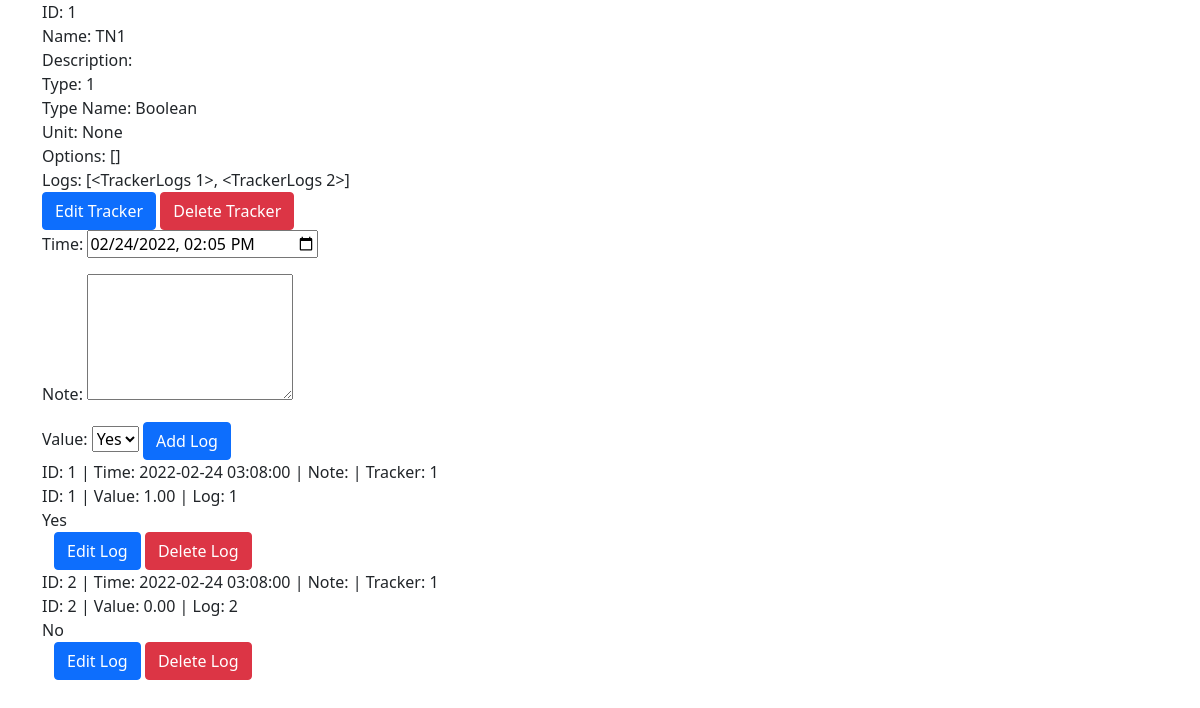
The app's page /trackers/view?id=1 (signed in) with its own data.
### models/models.py (models this page shows)
class TrackerModel(db.Model):
    __tablename__ = "trackers"
    t_id = db.Column(db.Integer(), primary_key=True)
    t_name = db.Column(db.String(64), nullable=False)
    t_desc = db.Column(db.String(256))
    t_type = db.Column(db.Integer(), db.ForeignKey("tracker_types.tt_id", ondelete="CASCADE"), nullable=False)
    t_user = db.Column(db.Integer(), db.ForeignKey("users.id", ondelete="CASCADE"), nullable=False)
    t_type_name = db.relationship("TrackerTypes", uselist=False)
    t_unit = db.relationship("TrackerUnit", cascade="all, delete", uselist=False)
    t_options = db.relationship("TrackerOptions", cascade="all, delete")
    t_logs = db.relationship("TrackerLogs", cascade="all, delete")

class TrackerTypes(db.Model):
    __tablename__ = "tracker_types"
    tt_id = db.Column(db.Integer(), primary_key=True, autoincrement=True)
    tt_name = db.Column(db.String(64), unique=True, nullable=False)

class TrackerLogs(db.Model):
    __tablename__ = "tracker_logs"
    tl_id = db.Column(db.Integer(), primary_key=True, autoincrement=True)
    tl_time = db.Column(db.DateTime(), nullable=False)
    tl_note = db.Column(db.String(256))
    tl_tracker = db.Column(db.Integer(), db.ForeignKey("trackers.t_id", ondelete="CASCADE"), nullable=False)
    tl_vals = db.relationship("TrackerValues", cascade="all, delete")

class TrackerValues(db.Model):
    __tablename__ = "tracker_vals"
    tv_id = db.Column(db.Integer(), primary_key=True, autoincrement=True)
    tv_val = db.Column(db.Numeric(10, 2), nullable=False)
    tv_log = db.Column(db.Integer(), db.ForeignKey("tracker_logs.tl_id", ondelete="CASCADE"), nullable=False)

### views/views.py (the view, shortened to what this page needs)
@app.route("/trackers/view", methods=["GET", "POST"])
@login_required
def trackers_view():
    t_id = request.args.get("id", "")
    if not (t_id.isdigit()):
        flash("Invalid Tracker", "danger")
        return redirect("/trackers")
    t_id = int(t_id)
    tracker = TrackerModel.query.filter(TrackerModel.t_id == t_id, TrackerModel.t_user == current_user.id).first()
    if not tracker:
        flash("Invalid Tracker", "danger")
        return redirect("/trackers")
    options = {x.to_id: x.to_name for x in tracker.t_options}
    return render_template("trackers/view.html", user=current_user, tracker=tracker, options=options)

### auth/auth.py (called while the page is built)
@login.user_loader
def load_user(id):
    return UserModel.query.get(int(id))

### templates/trackers/view.html (shortened to what this page needs)
<!DOCTYPE html>
<html lang="en">
    <head>
        <link rel="stylesheet" href="{{ url_for('static', filename='css/bootstrap.min.css')}}">
        <link rel="stylesheet" href="{{ url_for('static', filename='css/fontawesome.all.min.css')}}">
        <link rel="stylesheet" href="{{ url_for('static', filename='css/card.css')}}">
    </head>
    <body>
        <div class="container">
            <div>ID: {{ tracker.t_id }}</div>
            <div>Name: {{ tracker.t_name }}</div>
            <div>Description: {{ tracker.t_desc }}</div>
            <div>Type: {{ tracker.t_type }}</div>
            <div>Type Name: {{ tracker.t_type_name.tt_name }}</div>
            <div>Unit: {{ tracker.t_unit }}</div>
            <div>Options: {{ tracker.t_options }}</div>
            <div>Logs: {{ tracker.t_logs }}</div>
        </div>
        <div class="container">
            <a href="/trackers/edit?id={{ tracker.t_id }}" class="btn btn-primary">Edit Tracker</a>
            <form action="" method="POST" style="display: inline;">
                <button type="submit" class="btn btn-danger">Delete Tracker</button>
            </form>
        </div>
        <div class="container">
            <form action="" method="POST">
                <p>
                    <label for="tl_time">Time:</label>
                    <input type="datetime-local" id="tl_time" name="tl_time" required>
                </p>
                <p>
                    <label for="tl_note">Note:</label>
                    <textarea rows="5" id="tl_note" name="tl_note" maxlength="256"></textarea>
                </p>
                {% if tracker.t_type_name.tt_name == "Boolean" %}
                <label for="tl_val">Value:</label>
                <select id="tl_val" name="tl_val" required>
                    <option value="1" selected>Yes</option>
                </select>
                {% elif tracker.t_type_name.tt_name == "Integer" %}
                <label for="tl_val">Value:</label>
                <input type="number" step="1" id="tl_val" name="tl_val" required>{{ tracker.t_unit.tu_name }}
                {% elif tracker.t_type_name.tt_name == "Decimal" %}
                <label for="tl_val">Value:</label>
                <input type="number" step="0.01" id="tl_val" name="tl_val" required>{{ tracker.t_unit.tu_name }}
                {% elif tracker.t_type_name.tt_name == "Multi Select" %}
                {% for option in tracker.t_options %}
                <input type="checkbox" id="tl_val[{{ option.to_id }}]" name="tl_val[{{ option.to_id }}]" value="1">
                <label for="tl_val[{{ option.to_id }}]">{{ option.to_name }}</label><br>
                {% endfor %}
                {% endif %}
                <button type="submit" class="btn btn-primary">Add Log</button>
            </form>
        </div>
        <div class="container">
            {% for log in tracker.t_logs %}
            <div>
                <div>
                    ID: {{ log.tl_id }} | Time: {{ log.tl_time }} | Note: {{ log.tl_note }} | Tracker: {{ log.tl_tracker }}
                    {% for val in log.tl_vals %}
                    <br>
                    ID: {{ val.tv_id }} | Value: {{ val.tv_val }} | Log: {{ val.tv_log }}
                    <br>
                    {% if tracker.t_type_name.tt_name == "Boolean" %}
                        {% if val.tv_val | int == 1 %}
                        Yes
                        {% elif val.tv_val | int == 0 %}
                        No
                        {% endif %}
                    {% elif tracker.t_type_name.tt_name == "Integer" %}
                        {{ val.tv_val | int }}
                    {% elif tracker.t_type_name.tt_name == "Decimal" %}
                        {{ val.tv_val | round(2) }}
                    {% elif tracker.t_type_name.tt_name == "Duration" %}
                        Hours: {{ val.tv_val // 3600 }} | Minutes: {{ (val.tv_val % 3600) // 60 }} | Seconds: {{ (val.tv_val % 60) | int }}
                    {% elif tracker.t_type_name.tt_name == "Single Select" %}
                        {{ options[val.tv_val | int] }}
                    {% elif tracker.t_type_name.tt_name == "Multi Select" %}
                        {{ options[val.tv_val | int] }}
                    {% endif %}
                    {% endfor %}
                </div>
                <div class="container">
                    <a href="/trackers/log/edit?id={{ log.tl_id }}" class="btn btn-primary">Edit Log</a>
                    <form action="" method="POST" style="display: inline;">
                        <button type="submit" class="btn btn-danger">Delete Log</button>
                    </form>
                </div>
            </div>
            {% endfor %}
        </div>
    </body>
</html>

### records on screen
TrackerModel: t_id "1", t_name "TN1", t_type "1"
TrackerTypes: t_type_name.tt_name "Boolean"
TrackerLogs: tl_id "1", tl_time "2022-02-24 03:08:00", tl_tracker "1"
TrackerValues: tv_id "1", tv_val "1.00", tv_log "1", shows "Yes"
TrackerLogs: tl_id "2", tl_time "2022-02-24 03:08:00", tl_tracker "1"
TrackerValues: tv_id "2", tv_val "0.00", tv_log "2", shows "No"

### other values on screen
{{ tracker.t_unit }} "None"
{{ tracker.t_options }} "[]"
{{ tracker.t_logs }} "[<TrackerLogs 1>, <TrackerLogs 2>]"
